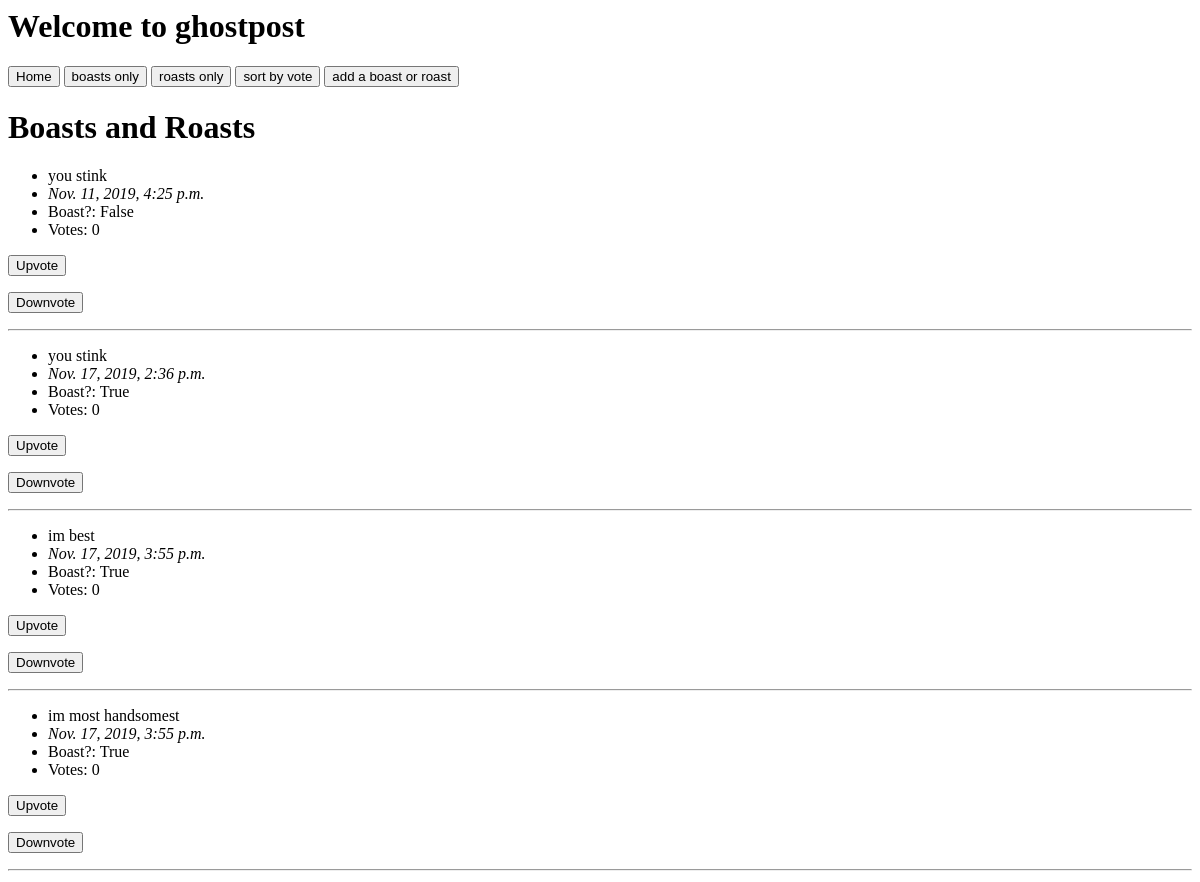
Before: / (upper part) with the older database file.
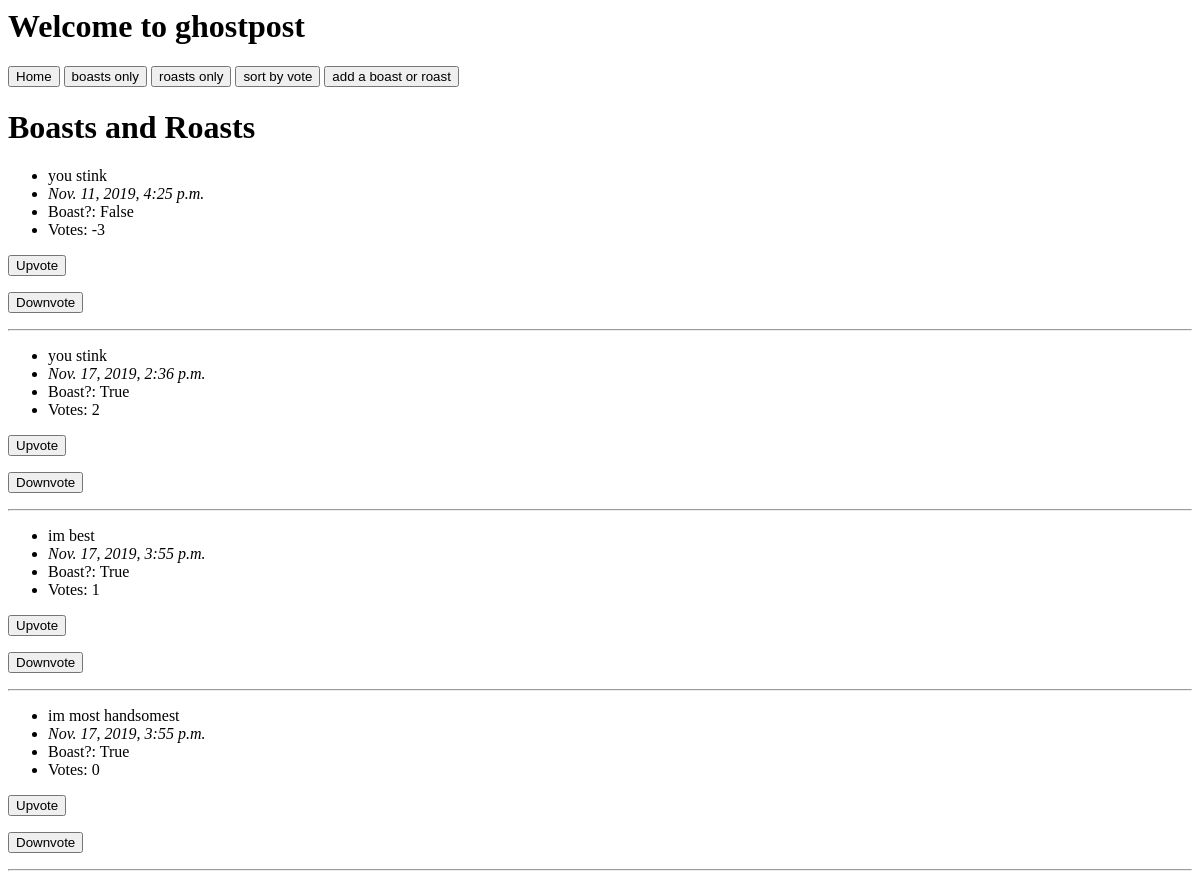
After: the same page with the newer database file.
### ghostpost/models.py (models this page shows, shortened)
class Post(models.Model):
    post_text = models.CharField(max_length=280)
    boast = models.BooleanField(default=True)
    votes = models.IntegerField(default=0)
    upordown = models.IntegerField(default=0)
    pub_date = models.DateTimeField(default=timezone.now)

### ghostpost/views.py (the view)
# urls.py: path("", views.index, name="homepage"),
def index(request):
    latest_post_list = Post.objects.order_by("pub_date")
    context = {"latest_post_list": latest_post_list}
    return render(request, "index.html", context)

### ghostpost/templates/index.html (shortened to what this page needs)
<h1>Welcome to ghostpost</h1>
<a href="{% url 'homepage' %}"><button>Home</button></a>
<a href="{% url 'boast_list' %}"><button>boasts only</button></a>
<a href="{% url 'roast_list' %}"><button>roasts only</button></a>
<a href="{% url 'votesort' %}"><button>sort by vote</button></a>
<a href="{% url 'add_post' %}"><button>add a boast or roast</button></a>
{% if latest_post_list %}
<div>
  <h1>Boasts and Roasts</h1>
  {% for post in latest_post_list %}
  <div>
    <ul>
      <li>
        {{ post.post_text }}
      </li>
      <li>
        <em>{{post.pub_date}}</em>
      </li>
      <li>
        Boast?: {{post.boast}}
      </li>
      <li>
        Votes: {{post.votes}}
      </li>
    </ul>
    <form name="upvote" method="post" action="{% url 'upvote' post.id %}">
      <input type="submit" value="Upvote" />
    </form>
    <form name="downvote" method="post" action="{% url 'downvote' post.id %}">
      <input type="submit" value="Downvote" />
    </form>
    <hr />
  </div>
  {% endfor %}
</div>
{% else %}
<p>No posts are available.</p>
{% endif %}

Changed rows visible on the page:
changed Post "Nov. 11, 2019, 4:25 p.m.": votes "0" → "-3"
changed Post "Nov. 17, 2019, 2:36 p.m.": votes "0" → "2"
changed Post "im best": votes "0" → "1"
